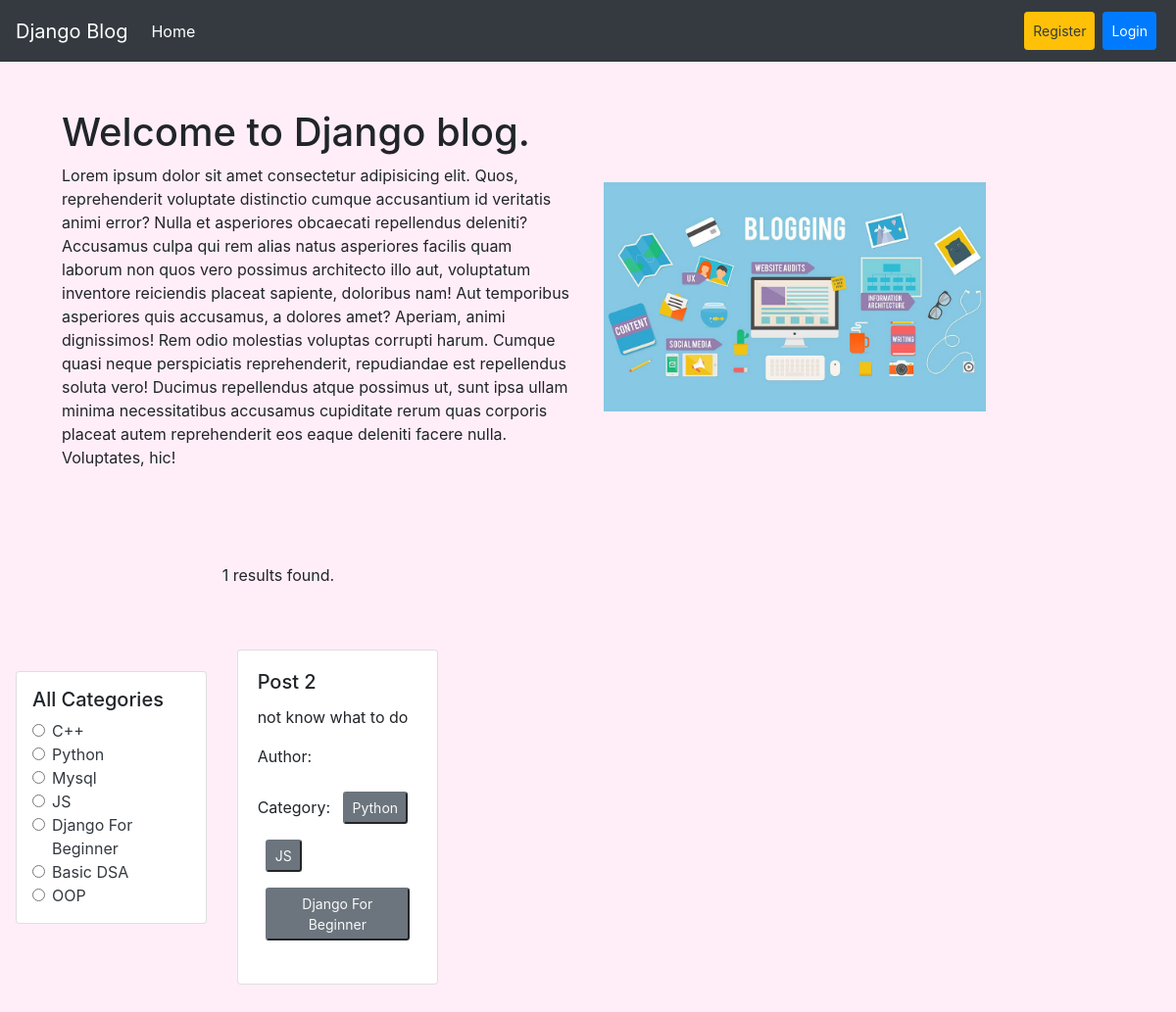
The page /category/python/ on the database its author committed.
### categories/models.py (models this page shows, shortened)
class Category(models.Model):
    name = models.CharField(max_length=100)
    slug = models.SlugField(max_length=100,unique=True,null=True,blank=True)

### posts/models.py (models this page shows, shortened)
class Post (models.Model):
    title = models.CharField(max_length=50)
    content = models.TextField()
    category = models.ManyToManyField(Category)
    author = models.ForeignKey(User,on_delete=models.CASCADE)

### blog_project/views.py (the view)
# urls.py: 2. Add a URL to urlpatterns:  path('', views.home, name='home')
def home(request, category_slug = None):
    data = Post.objects.all()
    if category_slug is not None:
        category = Category.objects.get(slug=category_slug)
        data = Post.objects.filter(category=category)
    categories = Category.objects.all()
    return render(request,'home.html',{'data':data,'category':categories})

### templates/home.html
{% extends "base.html" %}
{% load static %}
{% block content %}
<div class="d-flex flex-wrap p-5 align-items-center">
    <div class="col-6">
        <h1>Welcome to Django blog.</h1>
        <p>Lorem ipsum dolor sit amet consectetur adipisicing elit. Quos, reprehenderit voluptate distinctio cumque accusantium id veritatis animi error? Nulla et asperiores obcaecati repellendus deleniti? Accusamus culpa qui rem alias natus asperiores facilis quam laborum non quos vero possimus architecto illo aut, voluptatum inventore reiciendis placeat sapiente, doloribus nam! Aut temporibus asperiores quis accusamus, a dolores amet? Aperiam, animi dignissimos! Rem odio molestias voluptas corrupti harum. Cumque quasi neque perspiciatis reprehenderit, repudiandae est repellendus soluta vero! Ducimus repellendus atque possimus ut, sunt ipsa ullam minima necessitatibus accusamus cupiditate rerum quas corporis placeat autem reprehenderit eos eaque deleniti facere nulla. Voluptates, hic!</p>
    </div>
    <div class="col-6 p-3">
        <img class="w-75" src="{% static 'blog.jpg' %}" alt="">
    </div>
</div>
    <div class="d-flex flex-wrap p-3 align-items-center">
        <div class="col-2 card bg-white p-3">
            <h5>All Categories</h5>
            {% for c in category %}
                <div class="form-check">
                    <input class="form-check-input" type="radio" name="category" id="{{c.id}}">
                    <label class="form-check-label" for="{{c.id}}">
                    <a href="{% url 'category_wise_post' c.slug %}" class="text-decoration-none text-dark">{{c.name}}</a>
                    </label>
                </div>
            {% endfor %}
        </div>
        <div class="col-10 p-3">
            <p>{{data | length}} results found.</p>
            <div class="d-flex flex-wrap py-5 pt-5">
                {% for post in data %}
                <div class="col-sm-3 ">
                    <div class="card">
                        <div class="card-body">
                            <h5 class="card-title">{{post.title}}</h5>
                            <p class="card-text">{{post.content}}</p>
                            <p>Author: <strong>{{post.author.first_name}} {{post.author.last_name}}</strong></p>
                            <p>Category: <strong>
                                {% for cat in post.category.all %}
                                    <button class="btn-sm btn-secondary m-2 text-light fw-bold" disabled>{{cat.name}}</button>
                                {% endfor %}
                                </strong></p>
                        </div>
                    </div>
                </div>
                {% endfor %}
            </div>
        </div>
    </div>
{% endblock content %}

### templates/base.html (style rules this page uses)
body { background-color: #ffeef8; }

### rows shown on the page
Category: name "C++"
Category: name "Python"
Category: name "Mysql"
Category: name "JS"
Category: name "Django For Beginner"
Category: name "Basic DSA"
Category: name "OOP"
Post: title "Post 2", content "not know what to do"

### other values the page prints
{{ data | length }} "1"
